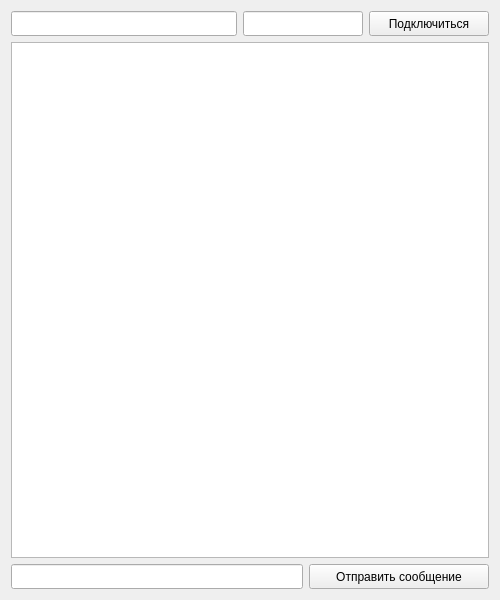
<?xml version="1.0" encoding="UTF-8"?>
<ui version="4.0">
 <class>ClientTest</class>
 <widget class="QMainWindow" name="ClientTest">
  <property name="geometry">
   <rect>
    <x>0</x>
    <y>0</y>
    <width>500</width>
    <height>600</height>
   </rect>
  </property>
  <property name="windowTitle">
   <string>ClientTest</string>
  </property>
  <widget class="QWidget" name="centralWidget">
   <property name="enabled">
    <bool>true</bool>
   </property>
   <layout class="QVBoxLayout" name="verticalLayout">
    <item>
     <layout class="QHBoxLayout" name="ConnectionBorder">
      <item>
       <widget class="QLineEdit" name="inputAdress">
        <property name="minimumSize">
         <size>
          <width>220</width>
          <height>25</height>
         </size>
        </property>
        <property name="maximumSize">
         <size>
          <width>16777215</width>
          <height>25</height>
         </size>
        </property>
       </widget>
      </item>
      <item>
       <widget class="QLineEdit" name="inputPort">
        <property name="sizePolicy">
         <sizepolicy hsizetype="Expanding" vsizetype="Fixed">
          <horstretch>0</horstretch>
          <verstretch>0</verstretch>
         </sizepolicy>
        </property>
        <property name="minimumSize">
         <size>
          <width>120</width>
          <height>25</height>
         </size>
        </property>
        <property name="maximumSize">
         <size>
          <width>120</width>
          <height>25</height>
         </size>
        </property>
       </widget>
      </item>
      <item>
       <widget class="QPushButton" name="ButtonConnectServer">
        <property name="sizePolicy">
         <sizepolicy hsizetype="Minimum" vsizetype="Fixed">
          <horstretch>0</horstretch>
          <verstretch>0</verstretch>
         </sizepolicy>
        </property>
        <property name="minimumSize">
         <size>
          <width>120</width>
          <height>25</height>
         </size>
        </property>
        <property name="maximumSize">
         <size>
          <width>120</width>
          <height>25</height>
         </size>
        </property>
        <property name="text">
         <string>Подключиться</string>
        </property>
       </widget>
      </item>
     </layout>
    </item>
    <item>
     <widget class="QTextBrowser" name="ShowMessages"/>
    </item>
    <item>
     <layout class="QHBoxLayout" name="MessageBorder">
      <item>
       <widget class="QLineEdit" name="inputMessage">
        <property name="minimumSize">
         <size>
          <width>0</width>
          <height>25</height>
         </size>
        </property>
        <property name="maximumSize">
         <size>
          <width>16777215</width>
          <height>25</height>
         </size>
        </property>
       </widget>
      </item>
      <item>
       <widget class="QPushButton" name="sendMessage">
        <property name="minimumSize">
         <size>
          <width>180</width>
          <height>25</height>
         </size>
        </property>
        <property name="maximumSize">
         <size>
          <width>200</width>
          <height>25</height>
         </size>
        </property>
        <property name="text">
         <string>Отправить сообщение</string>
        </property>
       </widget>
      </item>
     </layout>
    </item>
   </layout>
  </widget>
 </widget>
 <layoutdefault spacing="6" margin="11"/>
 <resources/>
 <connections/>
</ui>
